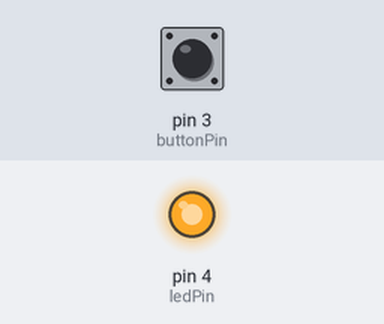
Bench run of a sketch on a simulated Arduino Uno, built with avr-gcc and run on an emulated ATmega328P. Parts: output pins drawn as LEDs (lit = HIGH). The test bench sets the inputs (shaded band); at power-on: pin 3 (buttonPin) LOW.

Above: at 1.2 s.
1.3 s: pin 3 (buttonPin) pulled HIGH for 0.15 s
At 2.2 s:
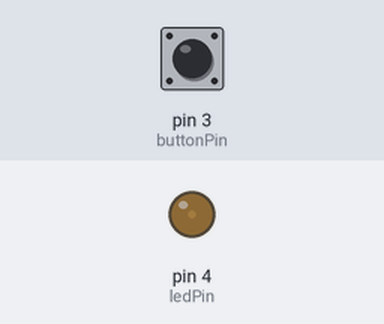
4.3 s: pin 3 (buttonPin) pulled HIGH for 1 s
Timing chart, 0 to 13.3 s (numbered marks = the images above; inputs shaded):
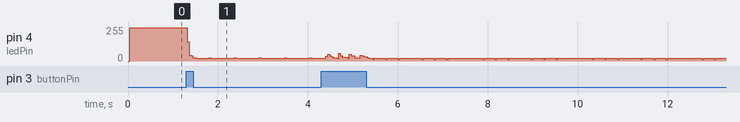

The sketch:

PWM2.ino
```cpp
//Variables globales
bool isTheButtonBeingPressed = false;
int switchState = 0;
int delayMillis = 0;
//Variable de los pines
const int ledPin=4;
const int buttonPin=3;
void setup() {
  // put your setup code here, to run once:
  pinMode(ledPin,OUTPUT);
  //
  pinMode(buttonPin, INPUT);
}

void loop() {
  int switchState = 0;
  // leer el estado del botón
   switchState = digitalRead(buttonPin);
 if (switchState == HIGH){
  //Revisamos si es el primer loop donde el botón está pulsado
  if (true)
  {
    isTheButtonBeingPressed == true;
    delayMillis ++;
  }
  // el botón sí esta pulsado
  digitalWrite(ledPin,HIGH);
  delay(1);
  digitalWrite(ledPin,LOW);
  delay(5);
 }
else{
   isTheButtonBeingPressed == false;
 }//llave del else
  digitalWrite(ledPin,HIGH);
   delay(1);
   digitalWrite(ledPin,LOW);
   delay(delayMillis);
 //RESET
   if (delayMillis>15){
    delayMillis = 0;
   }
}//vuelve al inicio del bucle (lleva del loop() )
```
